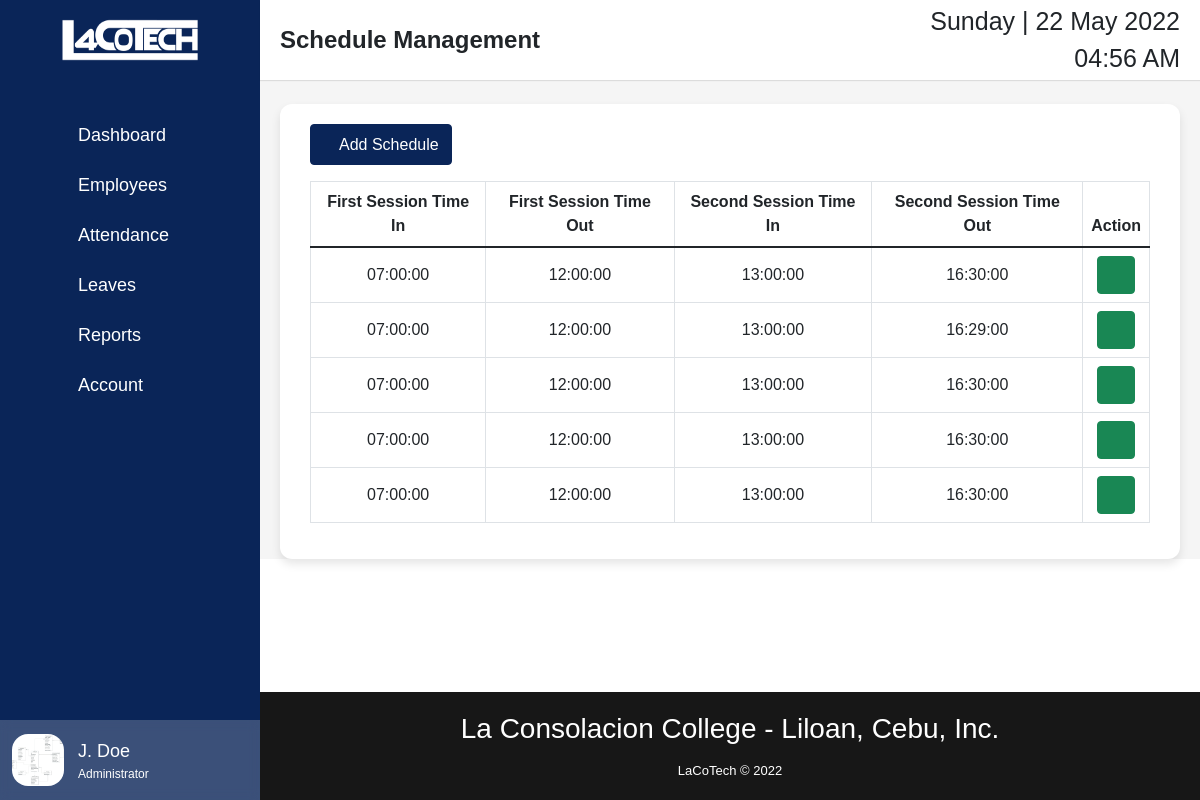
Screenshot of /Admin/schedules.php (signed in) with the database file from the repository.
### tables this page shows
CREATE TABLE `schedules` (
  `scheduleId` int(11) NOT NULL,
  `time_inAm` time NOT NULL,
  `time_outAm` varchar(8) NOT NULL,
  `time_inPm` varchar(8) NOT NULL,
  `time_outPm` time NOT NULL
);

### Admin/schedules.php (the view, shortened to what this page needs)
<?php
	require("header.php");
    include_once ('../includes/connection.inc.php');
    $sql = "SELECT * FROM schedules";
    $result = mysqli_query($conn, $sql);
?>
    <nav>
        <div class="sidebar-button">
            <span class="dashboard"><b>Schedule Management</b></span>
        </div>
        <div class="time">
            <span class="date"></span>
            <br />
            <span class="hms"></span>
            <span class="ampm"></span>
        </div>
    </nav>
    <div class="home-content">
        <div class="cardbox">
            <div class="graphbox">
                <button type="button" class="btn btn-primary mb-3 add_emp" data-bs-toggle="modal" data-bs-target="#add_sched"><i class="fa fa-plus"></i> Add Schedule</button>
                <div class="year-box">
                    <div class="table-responsive" id="autodata">
                        <table class="table table-bordered table-hover align-middle" width: 100%; height: 100%;>
                            <thead>
                                <tr>
                                    <th scope="col">First Session Time In</th>
                                    <th scope="col">First Session Time Out</th>
                                    <th scope="col">Second Session Time In</th>
                                    <th scope="col">Second Session Time Out</th>
                                    <th scope="col">Action</th>
                                </tr>
                            </thead>
                            <tbody>
                            <?php
                                if(mysqli_num_rows($result) > 0){
                                    while($row = mysqli_fetch_array($result)){
                            ?>
                                <tr>
                                    <td name="name"><?php echo $row['time_inAm']?></td>
                                    <td name="deptname"><?php echo $row['time_outAm'] ?></td>
                                    <td name="posname"><?php echo $row['time_inPm'] ?></td>
                                    <td name="employeddate"><?php echo $row['time_outPm']?></td>
                                    <td>
                                        <button type="button" class="btn btn-success edit_btn" id="<?php echo $row['scheduleId'];?>" title="Update"><i class="fa fa-pencil-square-o" ></i></button>
                                    </td>
                                </tr>
                            <?php
                                    }
                                }else{
                                    echo "<tr>
                                    <td colspan='5'>No Data Found!</td>
                                    </tr>";
                                }
                            ?>
                            </tbody>
                        </table>
                    </div>
                </div>
            </div>
        </div>
    </div>
</section>
<?php  include 'footer.php';?>

### Admin/header.php (shortened to what this page needs)
<?php
    include '../includes/connection.inc.php';
    $emailadd = print_r($_SESSION['adminemail'], TRUE);
    $query = "SELECT * FROM admin WHERE email = '$emailadd'";
    $res = mysqli_query($conn, $query);
    $rows = mysqli_fetch_array($res);
    $image = $rows['photo'];
?>
<!DOCTYPE html>
<html>
	<head>
		<link rel="stylesheet" href="../Css/style.css">
        <link href="../Plugins/Bootstrap/bootstrap.min.css" rel="stylesheet">
        <link rel="stylesheet" href="../Plugins/Bootstrap/dataTables.bootstrap5.min.css">
        <link rel="stylesheet" href="../Css/font-awesome.min.css" />
	</head>
    <body>
        <div class="sidebar">
            <div class="logo-details">
                <img src="../images/Logo.png" class="img1" id="hide1">
            </div>
            <ul class="nav-links">
                <li>
                    <a href="index.php">
                        <i class="fa fa-dashboard"></i>
                        <span class="link_name">Dashboard</span>
                    </a>
                </li>
                <li>
                    <div class="iocn-link">
                        <a href="#">
                            <i class='fa fa-users'></i>
                            <span class="link_name">Employees</span>
                        </a>
                        <i class="fa fa-caret-down arrow"></i>
                    </div>
                </li>
                <li>
                    <a href="attendance.php">
                        <i class='fa fa-calendar'></i>
                        <span class="link_name">Attendance</span>
                    </a>
                </li>
                <li>
                    <div class="iocn-link">
                        <a href="#">
                            <i class='fa fa-bed'></i>
                            <span class="link_name">Leaves</span>
                        </a>
                        <i class="fa fa-caret-down arrow"></i>
                    </div>
                </li>
                <li>
                    <a href="report.php">
                        <i class="fa fa-print"></i>
                        <span class="link_name">Reports</span>
                    </a>
                </li>
                <li>
                    <div class="iocn-link">
                        <a href="#">
                            <i class='fa fa-user'></i>
                            <span class="link_name">Account</span>
                        </a>
                        <i class="fa fa-caret-down arrow"></i>
                    </div>
                </li>
                <li>
                    <div class="profile-details">
                        <div class="profile-content">
                            <?php
                                if (empty($image)) {
                                    echo "<img src='../images/default-profile.jpg' alt='Profile'>";
                                }else{
                                    echo "<img src='../Uploads/".$image."' alt='Profile'>";
                                }
                            ?>
                        </div>
                        <div class="name-job">
                            <div class="profile_name" title="<?php echo ucwords($rows['fName'])." ". ucwords($rows['lName']); ?>"><?php echo substr(ucwords($rows['fName']), 0, 1).". ". ucwords($rows['lName']); ?></div>
                            <div class="job">Administrator</div>
                        </div>
                        <?php
                            echo "<a onClick=\"javascript: return confirm('Do you want to proceed?');\" href='logout.inc.php'>
                        <i class='fa fa-sign-out out' title='Log Out'></i>
                        </a>";
                        ?>
                    </div>
                </li>
            </ul>
        </div>
        <section class="home-section">

### Css/style.css (style rules this page uses)
* { margin: 0; padding: 0; box-sizing: border-box; font-family: "Poppins", sans-serif; }
body { min-height: 100vh; display: flex; flex-direction: column; justify-content: space-between; }
.img1 { margin: auto; height: 50px; width: 150px; }
.sidebar { position: fixed; top: 0; left: 0; height: 100%; width: 260px; background: #0a2558; transition: all 0.5s ease; }
.sidebar .logo-details { height: 80px; width: 100%; display: flex; align-items: center; }
.sidebar .nav-links { height: 100%; padding: 30px 0 150px 0; overflow: auto; }
.sidebar .nav-links li { position: relative; list-style: none; transition: all 0.4s ease; }
.sidebar .nav-links li .iocn-link { display: flex; align-items: center; justify-content: space-between; }
.sidebar .nav-links li i { height: 50px; min-width: 78px; text-align: center; line-height: 50px; color: #fff; font-size: 20px; cursor: pointer; transition: all 0.3s ease; }
.sidebar .nav-links li a { height: 50px; display: flex; align-items: center; text-decoration: none; transition: all 0.4s ease; }
.sidebar .nav-links li a .link_name { font-size: 18px; font-weight: 400; color: #fff; transition: all 0.4s ease; }
.sidebar .profile-details { position: fixed; bottom: 0; width: 260px; height: 80px; display: flex; align-items: center; justify-content: space-between; background: rgba(255, 255, 255, 0.2); backdrop-filter: blur(5.1px); -webkit-backdrop-filter: blur(5.1px); padding: 12px 0; transition: all 0.5s ease; }
.sidebar .profile-details .profile-content { display: flex; align-items: center; }
.sidebar .profile-details img { height: 52px; width: 52px; object-fit: cover; border-radius: 16px; margin: 0 14px 0 12px; background: #1d1b31; transition: all 0.5s ease; }
.sidebar .profile-details .profile_name, .sidebar .profile-details .job { color: #fff; font-size: 18px; font-weight: 500; white-space: nowrap; width: 105px; overflow: hidden; text-overflow: ellipsis; }
.sidebar .profile-details .job { font-size: 12px; }
.home-section { position: relative; background: #f5f5f5; width: calc(100% - 260px); left: 260px; transition: all 0.5s ease; }
.home-section nav { display: flex; justify-content: space-between; height: 80px; background: #fff; display: flex; align-items: center; position: fixed; width: calc(100% - 260px); left: 260px; z-index: 100; padding: 0 20px; box-shadow: 0 1px 1px rgba(0, 0, 0, 0.1); transition: all 0.5s ease; }
.home-section nav .sidebar-button { display: flex; align-items: center; font-size: 24px; font-weight: 500; cursor: pointer; }
.profile-details { display: flex; align-items: center; height: 50px; min-width: 50px; cursor: pointer; }
.profile-details img { height: 45px; width: 45px; border-radius: 50%; object-fit: cover; margin-left: 7px; }
.profile-details i { font-size: 25px; color: #333; }
.home-section .home-content { position: relative; padding-top: 104px; }
.year-box { text-align: center; }
.home-content .cardbox { display: flex; justify-content: space-between; }
.home-content .cardbox .graphbox { width: 100%; background: #fff; padding: 20px 30px; margin: 0 20px; border-radius: 12px; box-shadow: 0 5px 10px rgba(0, 0, 0, 0.1); }
.time { font-size: 25px; font-weight: 500; text-align: right; }
::placeholder { color: #fff; }
.add_emp { position: relative; align-items: center; height: 41px; color: #fff !important; background-color: #0a2558 !important; border-color: #0a2558 !important; }

### rows the page displays
schedules: time_inAm "07:00:00", time_outAm "12:00:00", time_inPm "13:00:00", time_outPm "16:30:00"
schedules: time_inAm "07:00:00", time_outAm "12:00:00", time_inPm "13:00:00", time_outPm "16:29:00"
schedules: time_inAm "07:00:00", time_outAm "12:00:00", time_inPm "13:00:00", time_outPm "16:30:00"
schedules: time_inAm "07:00:00", time_outAm "12:00:00", time_inPm "13:00:00", time_outPm "16:30:00"
schedules: time_inAm "07:00:00", time_outAm "12:00:00", time_inPm "13:00:00", time_outPm "16:30:00"

### other values shown
substr(ucwords($rows['fName']), 0, 1) "J"
$rows['lName'] "Doe"
